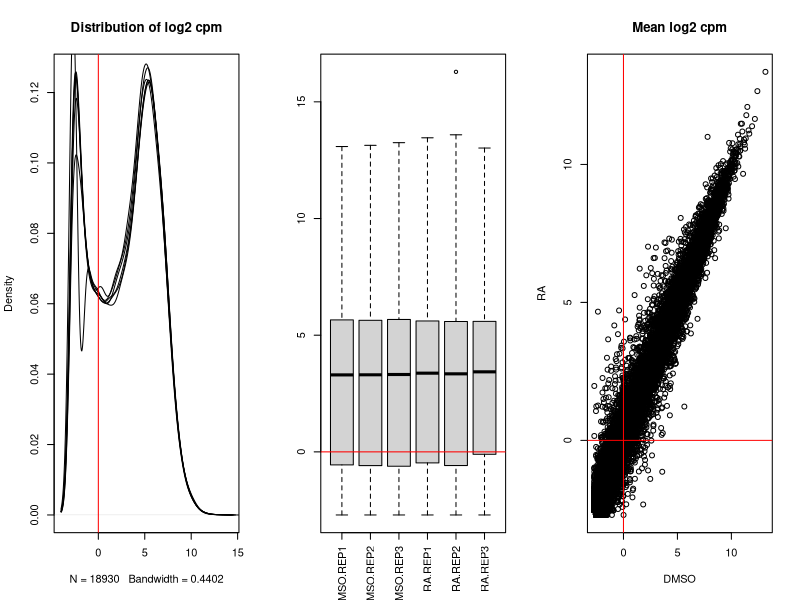
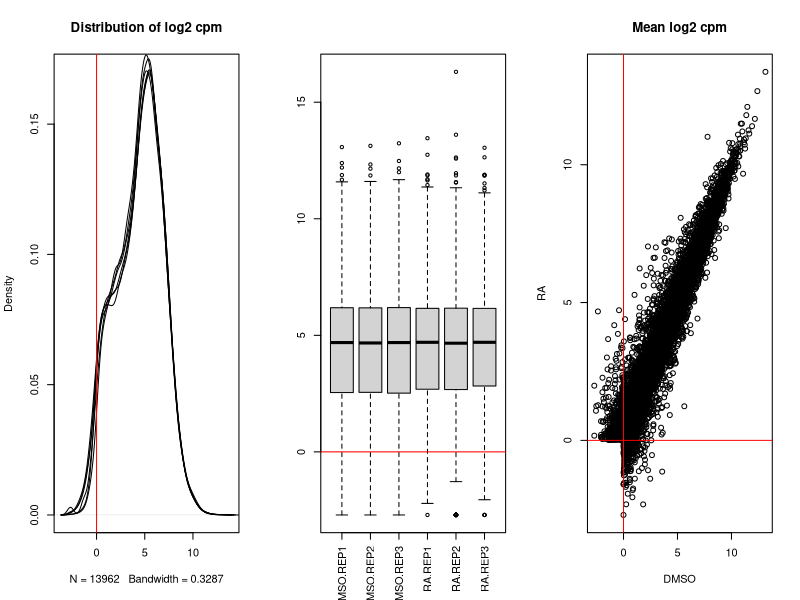

Reproduce these figures in R, in order.
## ---- chunk 1
library("knitr")
opts_chunk$set(fig.align = "center", fig.width = 10)
## ---- chunk 2
library("edgeR")
library("ggplot2")
theme_set(theme_bw(base_size = 12))
## ---- chunk 3
counts <- read.table("../../data/mouse/counts-matrix.txt", header = TRUE)
dim(counts)
colnames(counts) <- sub("mESc.2i.RNA.", "", colnames(counts))
head(counts)
## ---- chunk 4
anno <- strsplit(colnames(counts), split = "\\.")
anno <- data.frame(treatment = sapply(anno, function(x) x[1]),
                   replicate = sapply(anno, function(x) x[2]))
anno
## ---- chunk 5
zeros <- rowSums(counts) == 0
counts <- counts[!zeros, ]
## ---- chunk 6
normalized_lib_sizes <- calcNormFactors(counts)
log_cpm <- cpm(counts, log = TRUE,
               lib.size = colSums(counts) * normalized_lib_sizes)
## ---- chunk 7
op <- par(mfcol = c(1, 3))
plot(density(log_cpm[, 1]), main = "Distribution of log2 cpm")
apply(log_cpm[, -1], 2, function(x) lines(density(x)))
abline(v = 0, col = "red")
boxplot(log_cpm, las = 3)
abline(h = 0, col = "red")
plot(rowMeans(log_cpm[, anno$treatment == "DMSO"]),
     rowMeans(log_cpm[, anno$treatment == "RA"]),
     main = "Mean log2 cpm", xlab = "DMSO", ylab = "RA")
abline(v = 0, h = 0, col = "red")
par(op)
## ---- chunk 8
lowly_expressed <- apply(log_cpm, 1, function(x) {
  mean(x[anno$treatment == "DMSO"]) < 0 & mean(x[anno$treatment == "RA"]) < 0
})
counts <- counts[!lowly_expressed, ]
## ---- chunk 9
normalized_lib_sizes <- calcNormFactors(counts)
log_cpm <- cpm(counts, log = TRUE,
                lib.size = colSums(counts) * normalized_lib_sizes)
## ---- chunk 10
op <- par(mfcol = c(1, 3))
plot(density(log_cpm[, 1]), main = "Distribution of log2 cpm")
apply(log_cpm[, -1], 2, function(x) lines(density(x)))
abline(v = 0, col = "red")
boxplot(log_cpm, las = 3)
abline(h = 0, col = "red")
plot(rowMeans(log_cpm[, anno$treatment == "DMSO"]),
     rowMeans(log_cpm[, anno$treatment == "RA"]),
     main = "Mean log2 cpm", xlab = "DMSO", ylab = "RA")
abline(v = 0, h = 0, col = "red")
par(op)
